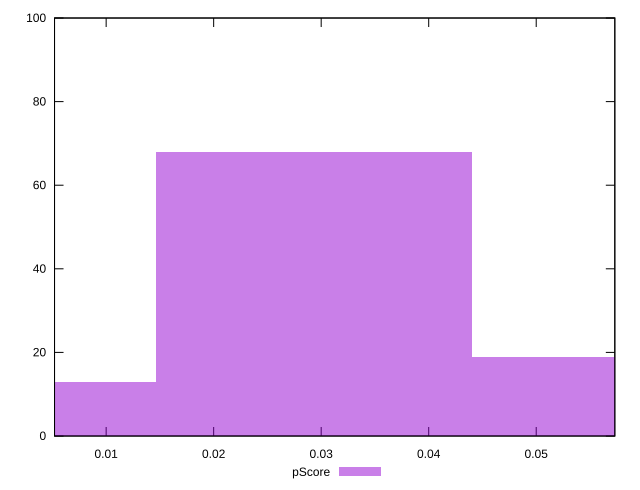

The script that saved this image:
reset

$pScore <<EOF
0 13
0.029354115530811752 68
0.058708231061623505 19
EOF

set key outside below
set boxwidth 0.029354115530811752
set xrange [0.005198995493630787:0.05731124584074787]
set yrange [0:100]
set trange [0:100]
set style fill transparent solid 0.5 noborder
set terminal svg size 640, 490 enhanced background rgb 'white'
set output "report_00014_2021-02-09T15:56:05.503Z/largest-contentful-paint/samples/pages+cached+noadtech+nomedia/pScore/histogram.svg"

plot $pScore title "pScore" with boxes

reset
